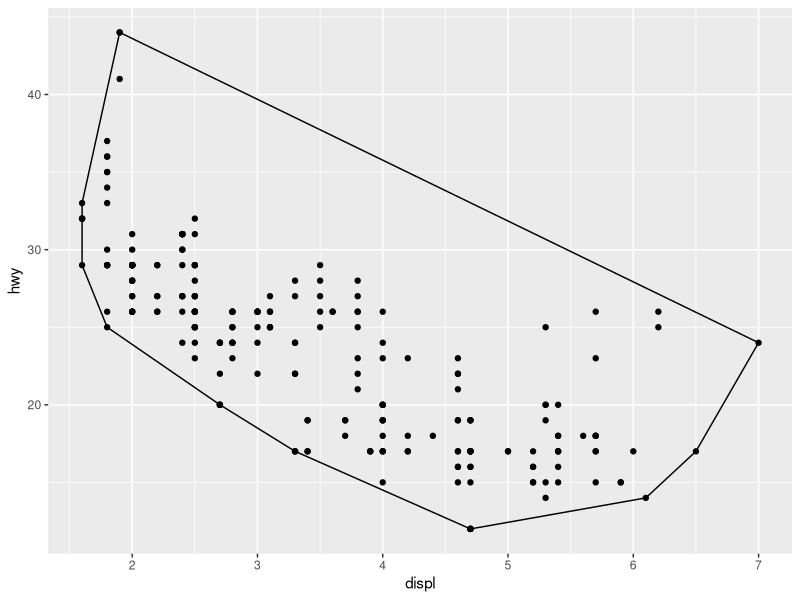
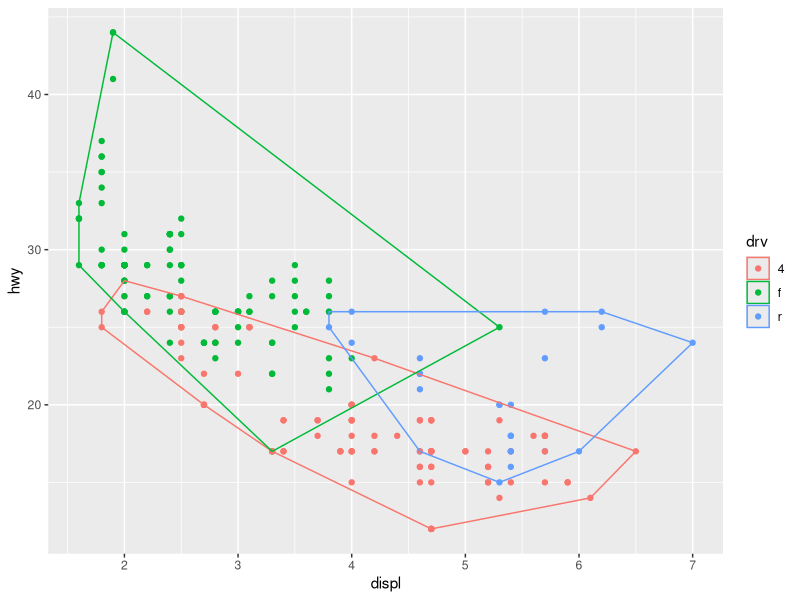
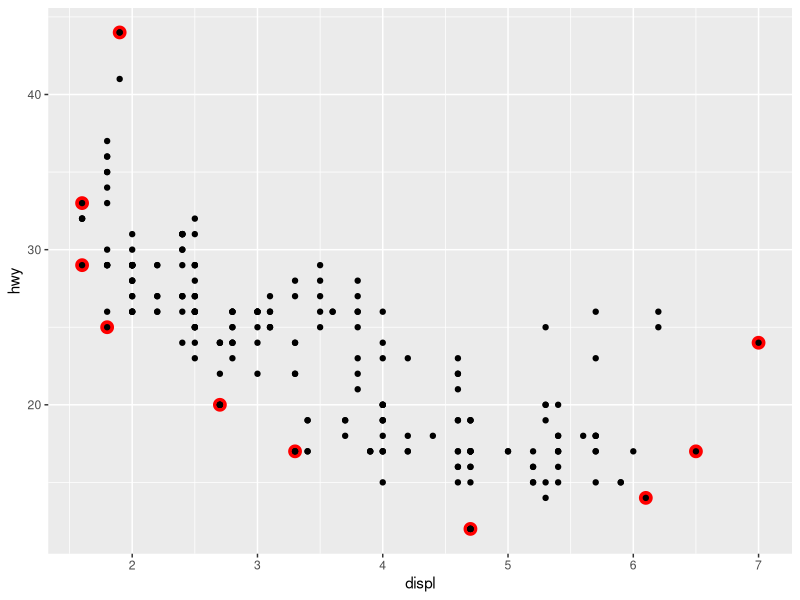
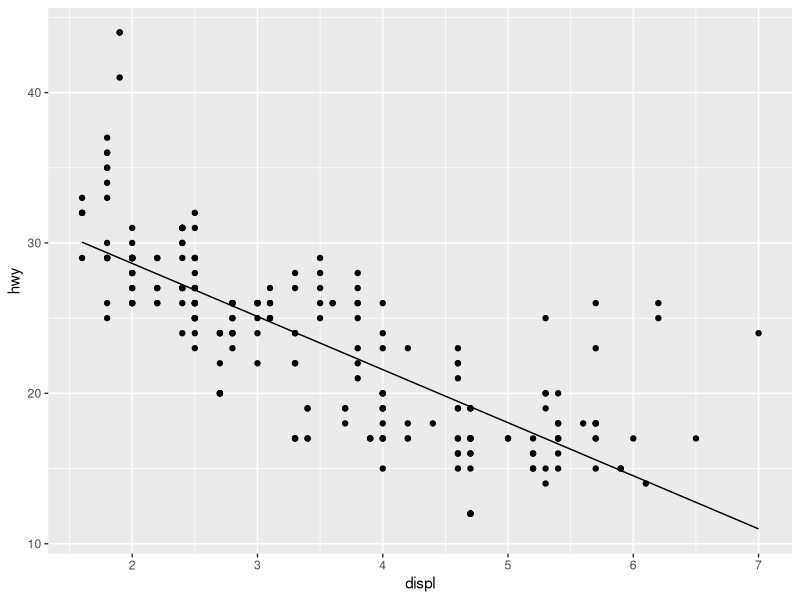
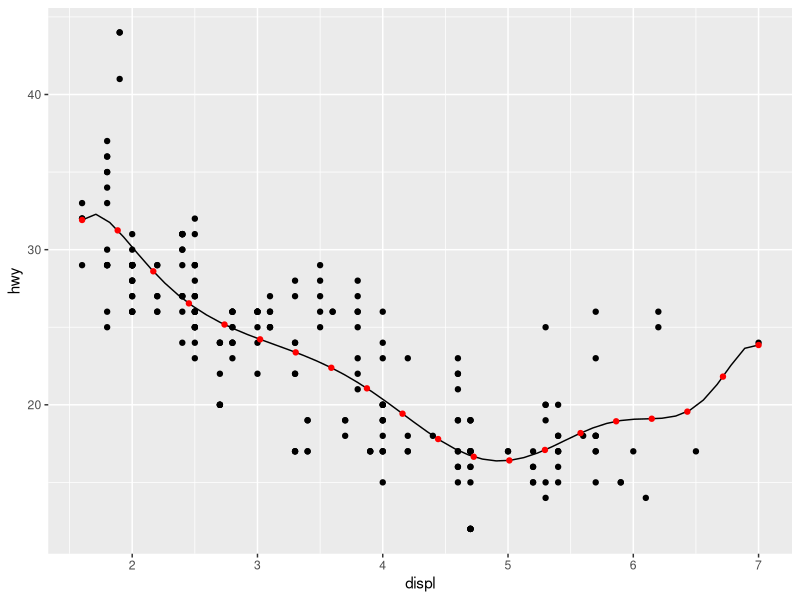
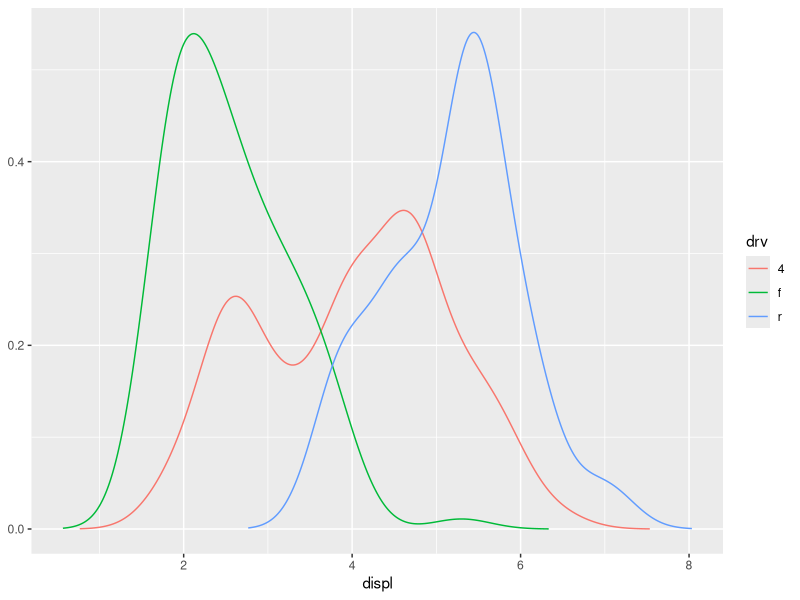
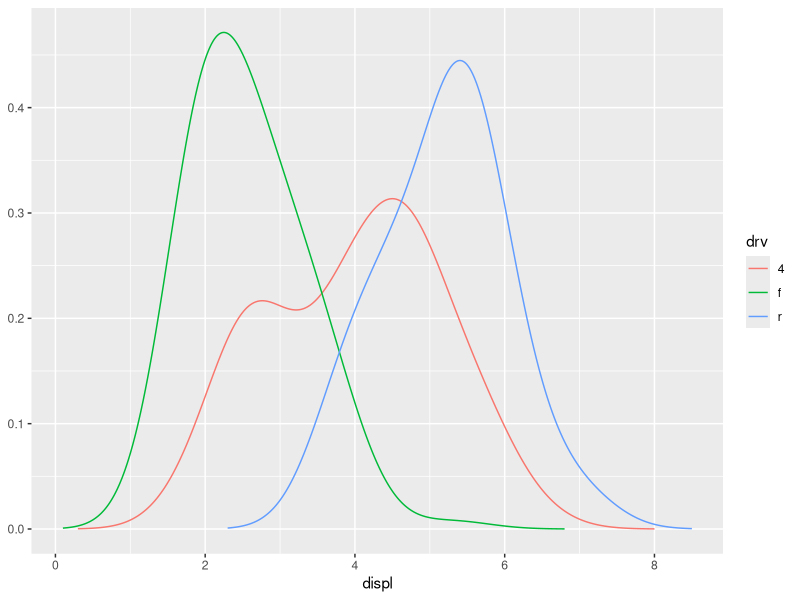

R code for these plots, in order: (Note: this script raises an error after producing the figures.)
## ---- chunk 1
knitr::opts_chunk$set(collapse = TRUE, comment = "#>", fig.width = 7, fig.height = 7, fig.align = "center")
library(ggplot2)
## ---- chunk 2
A <- ggproto("A", NULL,
  x = 1,
  inc = function(self) {
    self$x <- self$x + 1
  }
)
A$x
A$inc()
A$x
A$inc()
A$inc()
A$x
## ---- chunk 3
StatChull <- ggproto("StatChull", Stat,
  compute_group = function(data, scales) {
    data[chull(data$x, data$y), , drop = FALSE]
  },
  
  required_aes = c("x", "y")
)
## ---- chunk 4
stat_chull <- function(mapping = NULL, data = NULL, geom = "polygon",
                       position = "identity", na.rm = FALSE, show.legend = NA, 
                       inherit.aes = TRUE, ...) {
  layer(
    stat = StatChull, data = data, mapping = mapping, geom = geom, 
    position = position, show.legend = show.legend, inherit.aes = inherit.aes,
    params = list(na.rm = na.rm, ...)
  )
}
## ---- chunk 5
ggplot(mpg, aes(displ, hwy)) + 
  geom_point() + 
  stat_chull(fill = NA, colour = "black")
## ---- chunk 6
ggplot(mpg, aes(displ, hwy, colour = drv)) + 
  geom_point() + 
  stat_chull(fill = NA)
## ---- chunk 7
ggplot(mpg, aes(displ, hwy)) + 
  stat_chull(geom = "point", size = 4, colour = "red") +
  geom_point()
## ---- chunk 8
StatLm <- ggproto("StatLm", Stat, 
  required_aes = c("x", "y"),
  
  compute_group = function(data, scales) {
    rng <- range(data$x, na.rm = TRUE)
    grid <- data.frame(x = rng)
    
    mod <- lm(y ~ x, data = data)
    grid$y <- predict(mod, newdata = grid)
    
    grid
  }
)

stat_lm <- function(mapping = NULL, data = NULL, geom = "line",
                    position = "identity", na.rm = FALSE, show.legend = NA, 
                    inherit.aes = TRUE, ...) {
  layer(
    stat = StatLm, data = data, mapping = mapping, geom = geom, 
    position = position, show.legend = show.legend, inherit.aes = inherit.aes,
    params = list(na.rm = na.rm, ...)
  )
}

ggplot(mpg, aes(displ, hwy)) + 
  geom_point() + 
  stat_lm()
## ---- chunk 9
StatLm <- ggproto("StatLm", Stat, 
  required_aes = c("x", "y"),
  
  compute_group = function(data, scales, params, n = 100, formula = y ~ x) {
    rng <- range(data$x, na.rm = TRUE)
    grid <- data.frame(x = seq(rng[1], rng[2], length = n))
    
    mod <- lm(formula, data = data)
    grid$y <- predict(mod, newdata = grid)
    
    grid
  }
)

stat_lm <- function(mapping = NULL, data = NULL, geom = "line",
                    position = "identity", na.rm = FALSE, show.legend = NA, 
                    inherit.aes = TRUE, n = 50, formula = y ~ x, 
                    ...) {
  layer(
    stat = StatLm, data = data, mapping = mapping, geom = geom, 
    position = position, show.legend = show.legend, inherit.aes = inherit.aes,
    params = list(n = n, formula = formula, na.rm = na.rm, ...)
  )
}

ggplot(mpg, aes(displ, hwy)) + 
  geom_point() + 
  stat_lm(formula = y ~ poly(x, 10)) + 
  stat_lm(formula = y ~ poly(x, 10), geom = "point", colour = "red", n = 20)
## ---- chunk 10
#' @export
#' @inheritParams ggplot2::stat_identity
#' @param formula The modelling formula passed to \code{lm}. Should only 
#'   involve \code{y} and \code{x}
#' @param n Number of points used for interpolation.
stat_lm <- function(mapping = NULL, data = NULL, geom = "line",
                    position = "identity", na.rm = FALSE, show.legend = NA, 
                    inherit.aes = TRUE, n = 50, formula = y ~ x, 
                    ...) {
  layer(
    stat = StatLm, data = data, mapping = mapping, geom = geom, 
    position = position, show.legend = show.legend, inherit.aes = inherit.aes,
    params = list(n = n, formula = formula, na.rm = na.rm, ...)
  )
}

## ---- chunk 11
StatDensityCommon <- ggproto("StatDensityCommon", Stat, 
  required_aes = "x",
  
  setup_params = function(data, params) {
    if (!is.null(params$bandwidth))
      return(params)
    
    xs <- split(data$x, data$group)
    bws <- vapply(xs, bw.nrd0, numeric(1))
    bw <- mean(bws)
    message("Picking bandwidth of ", signif(bw, 3))
    
    params$bandwidth <- bw
    params
  },
  
  compute_group = function(data, scales, bandwidth = 1) {
    d <- density(data$x, bw = bandwidth)
    data.frame(x = d$x, y = d$y)
  }  
)

stat_density_common <- function(mapping = NULL, data = NULL, geom = "line",
                                position = "identity", na.rm = FALSE, show.legend = NA, 
                                inherit.aes = TRUE, bandwidth = NULL,
                                ...) {
  layer(
    stat = StatDensityCommon, data = data, mapping = mapping, geom = geom, 
    position = position, show.legend = show.legend, inherit.aes = inherit.aes,
    params = list(bandwidth = bandwidth, na.rm = na.rm, ...)
  )
}

ggplot(mpg, aes(displ, colour = drv)) + 
  stat_density_common()

ggplot(mpg, aes(displ, colour = drv)) + 
  stat_density_common(bandwidth = 0.5)
## ---- chunk 12
StatDensityCommon <- ggproto("StatDensity2", Stat, 
  required_aes = "x",
  default_aes = aes(y = calc(density)),

  compute_group = function(data, scales, bandwidth = 1) {
    d <- density(data$x, bw = bandwidth)
    data.frame(x = d$x, density = d$y)
  }  
)

ggplot(mpg, aes(displ, drv, colour = calc(density))) + 
  stat_density_common(bandwidth = 1, geom = "point")
## ---- chunk 13
ggplot(mpg, aes(displ, fill = drv)) + 
  stat_density_common(bandwidth = 1, geom = "area", position = "stack")
## ---- chunk 14
StatDensityCommon <- ggproto("StatDensityCommon", Stat, 
  required_aes = "x",
  default_aes = aes(y = calc(density)),

  setup_params = function(data, params) {
    min <- min(data$x) - 3 * params$bandwidth
    max <- max(data$x) + 3 * params$bandwidth
    
    list(
      bandwidth = params$bandwidth,
      min = min,
      max = max,
      na.rm = params$na.rm
    )
  },
  
  compute_group = function(data, scales, min, max, bandwidth = 1) {
    d <- density(data$x, bw = bandwidth, from = min, to = max)
    data.frame(x = d$x, density = d$y)
  }  
)

ggplot(mpg, aes(displ, fill = drv)) + 
  stat_density_common(bandwidth = 1, geom = "area", position = "stack")
ggplot(mpg, aes(displ, drv, fill = calc(density))) + 
  stat_density_common(bandwidth = 1, geom = "raster")
## ---- chunk 15
GeomSimplePoint <- ggproto("GeomSimplePoint", Geom,
  required_aes = c("x", "y"),
  default_aes = aes(shape = 19, colour = "black"),
  draw_key = draw_key_point,

  draw_panel = function(data, panel_params, coord) {
    coords <- coord$transform(data, panel_params)
    grid::pointsGrob(
      coords$x, coords$y,
      pch = coords$shape,
      gp = grid::gpar(col = coords$colour)
    )
  }
)

geom_simple_point <- function(mapping = NULL, data = NULL, stat = "identity",
                              position = "identity", na.rm = FALSE, show.legend = NA, 
                              inherit.aes = TRUE, ...) {
  layer(
    geom = GeomSimplePoint, mapping = mapping,  data = data, stat = stat, 
    position = position, show.legend = show.legend, inherit.aes = inherit.aes,
    params = list(na.rm = na.rm, ...)
  )
}

ggplot(mpg, aes(displ, hwy)) + 
  geom_simple_point()
## ---- chunk 16
GeomSimplePolygon <- ggproto("GeomPolygon", Geom,
  required_aes = c("x", "y"),
  
  default_aes = aes(
    colour = NA, fill = "grey20", size = 0.5,
    linetype = 1, alpha = 1
  ),

  draw_key = draw_key_polygon,

  draw_group = function(data, panel_params, coord) {
    n <- nrow(data)
    if (n <= 2) return(grid::nullGrob())

    coords <- coord$transform(data, panel_params)
    # A polygon can only have a single colour, fill, etc, so take from first row
    first_row <- coords[1, , drop = FALSE]

    grid::polygonGrob(
      coords$x, coords$y, 
      default.units = "native",
      gp = grid::gpar(
        col = first_row$colour,
        fill = scales::alpha(first_row$fill, first_row$alpha),
        lwd = first_row$size * .pt,
        lty = first_row$linetype
      )
    )
  }
)
geom_simple_polygon <- function(mapping = NULL, data = NULL, stat = "chull",
                                position = "identity", na.rm = FALSE, show.legend = NA, 
                                inherit.aes = TRUE, ...) {
  layer(
    geom = GeomSimplePolygon, mapping = mapping, data = data, stat = stat, 
    position = position, show.legend = show.legend, inherit.aes = inherit.aes,
    params = list(na.rm = na.rm, ...)
  )
}

ggplot(mpg, aes(displ, hwy)) + 
  geom_point() + 
  geom_simple_polygon(aes(colour = class), fill = NA)
## ---- chunk 17
GeomPolygonHollow <- ggproto("GeomPolygonHollow", GeomPolygon,
  default_aes = aes(colour = "black", fill = NA, size = 0.5, linetype = 1,
    alpha = NA)
  )
geom_chull <- function(mapping = NULL, data = NULL, 
                       position = "identity", na.rm = FALSE, show.legend = NA, 
                       inherit.aes = TRUE, ...) {
  layer(
    stat = StatChull, geom = GeomPolygonHollow, data = data, mapping = mapping,
    position = position, show.legend = show.legend, inherit.aes = inherit.aes,
    params = list(na.rm = na.rm, ...)
  )
}

ggplot(mpg, aes(displ, hwy)) + 
  geom_point() + 
  geom_chull()
## ---- chunk 18
theme_grey()$legend.key

new_theme <- theme_grey() + theme(legend.key = element_rect(colour = "red"))
new_theme$legend.key
## ---- chunk 19
new_theme <- theme_grey() %+replace% theme(legend.key = element_rect(colour = "red"))
new_theme$legend.key
## ---- chunk 20
df <- data.frame(x = 1:3, y = 1:3)
base <- ggplot(df, aes(x, y)) + 
  geom_point() + 
  theme_minimal()

base
base + theme(text = element_text(colour = "red"))
## ---- chunk 21
layout <- function(data, params) {
  data.frame(PANEL = c(1L, 2L), SCALE_X = 1L, SCALE_Y = 1L)
}
## ---- chunk 22
mapping <- function(data, layout, params) {
  if (plyr::empty(data)) {
    return(cbind(data, PANEL = integer(0)))
  }
  rbind(
    cbind(data, PANEL = 1L),
    cbind(data, PANEL = 2L)
  )
}
## ---- chunk 23
render <- function(panels, layout, x_scales, y_scales, ranges, coord, data,
                   theme, params) {
  # Place panels according to settings
  if (params$horizontal) {
    # Put panels in matrix and convert to a gtable
    panels <- matrix(panels, ncol = 2)
    panel_table <- gtable::gtable_matrix("layout", panels, 
      widths = unit(c(1, 1), "null"), heights = unit(1, "null"), clip = "on")
    # Add spacing according to theme
    panel_spacing <- if (is.null(theme$panel.spacing.x)) {
      theme$panel.spacing
    } else {
      theme$panel.spacing.x
    }
    panel_table <- gtable::gtable_add_col_space(panel_table, panel_spacing)
  } else {
    panels <- matrix(panels, ncol = 1)
    panel_table <- gtable::gtable_matrix("layout", panels, 
      widths = unit(1, "null"), heights = unit(c(1, 1), "null"), clip = "on")
    panel_spacing <- if (is.null(theme$panel.spacing.y)) {
      theme$panel.spacing
    } else {
      theme$panel.spacing.y
    }
    panel_table <- gtable::gtable_add_row_space(panel_table, panel_spacing)
  }
  # Name panel grobs so they can be found later
  panel_table$layout$name <- paste0("panel-", c(1, 2))
  
  # Construct the axes
  axes <- render_axes(ranges[1], ranges[1], coord, theme, 
    transpose = TRUE)

  # Add axes around each panel
  panel_pos_h <- panel_cols(panel_table)$l
  panel_pos_v <- panel_rows(panel_table)$t
  axis_width_l <- unit(grid::convertWidth(
    grid::grobWidth(axes$y$left[[1]]), "cm", TRUE), "cm")
  axis_width_r <- unit(grid::convertWidth(
    grid::grobWidth(axes$y$right[[1]]), "cm", TRUE), "cm")
  ## We do it reverse so we don't change the position of panels when we add axes
  for (i in rev(panel_pos_h)) {
    panel_table <- gtable::gtable_add_cols(panel_table, axis_width_r, i)
    panel_table <- gtable::gtable_add_grob(panel_table, 
      rep(axes$y$right, length(panel_pos_v)), t = panel_pos_v, l = i + 1, 
      clip = "off")
    panel_table <- gtable::gtable_add_cols(panel_table, axis_width_l, i - 1)
    panel_table <- gtable::gtable_add_grob(panel_table, 
      rep(axes$y$left, length(panel_pos_v)), t = panel_pos_v, l = i, 
      clip = "off")
  }
  ## Recalculate as gtable has changed
  panel_pos_h <- panel_cols(panel_table)$l
  panel_pos_v <- panel_rows(panel_table)$t
  axis_height_t <- unit(grid::convertHeight(
    grid::grobHeight(axes$x$top[[1]]), "cm", TRUE), "cm")
  axis_height_b <- unit(grid::convertHeight(
    grid::grobHeight(axes$x$bottom[[1]]), "cm", TRUE), "cm")
  for (i in rev(panel_pos_v)) {
    panel_table <- gtable::gtable_add_rows(panel_table, axis_height_b, i)
    panel_table <- gtable::gtable_add_grob(panel_table, 
      rep(axes$x$bottom, length(panel_pos_h)), t = i + 1, l = panel_pos_h, 
      clip = "off")
    panel_table <- gtable::gtable_add_rows(panel_table, axis_height_t, i - 1)
    panel_table <- gtable::gtable_add_grob(panel_table, 
      rep(axes$x$top, length(panel_pos_h)), t = i, l = panel_pos_h, 
      clip = "off")
  }
  panel_table
}
## ---- chunk 24
# Constructor: shrink is required to govern whether scales are trained on 
# Stat-transformed data or not.
facet_duplicate <- function(horizontal = TRUE, shrink = TRUE) {
  ggproto(NULL, FacetDuplicate,
    shrink = shrink,
    params = list(
      horizontal = horizontal
    )
  )
}

FacetDuplicate <- ggproto("FacetDuplicate", Facet,
  compute_layout = layout,
  map_data = mapping,
  draw_panels = render
)
## ---- chunk 25
p <- ggplot(mtcars, aes(x = hp, y = mpg)) + geom_point()
p
p + facet_duplicate()
## ---- chunk 26
library(scales)

facet_trans <- function(trans, horizontal = TRUE, shrink = TRUE) {
  ggproto(NULL, FacetTrans,
    shrink = shrink,
    params = list(
      trans = scales::as.trans(trans),
      horizontal = horizontal
    )
  )
}

FacetTrans <- ggproto("FacetTrans", Facet,
  # Almost as before but we want different y-scales for each panel
  compute_layout = function(data, params) {
    data.frame(PANEL = c(1L, 2L), SCALE_X = 1L, SCALE_Y = c(1L, 2L))
  },
  # Same as before
  map_data = function(data, layout, params) {
    if (plyr::empty(data)) {
      return(cbind(data, PANEL = integer(0)))
    }
    rbind(
      cbind(data, PANEL = 1L),
      cbind(data, PANEL = 2L)
    )
  },
  # This is new. We create a new scale with the defined transformation
  init_scales = function(layout, x_scale = NULL, y_scale = NULL, params) {
    scales <- list()
    if (!is.null(x_scale)) {
      scales$x <- plyr::rlply(max(layout$SCALE_X), x_scale$clone())
    }
    if (!is.null(y_scale)) {
      y_scale_orig <- y_scale$clone()
      y_scale_new <- y_scale$clone()
      y_scale_new$trans <- params$trans
      # Make sure that oob values are kept
      y_scale_new$oob <- function(x, ...) x
      scales$y <- list(y_scale_orig, y_scale_new)
    }
    scales
  },
  # We must make sure that the second scale is trained on transformed data
  train_scales = function(x_scales, y_scales, layout, data, params) {
    # Transform data for second panel prior to scale training
    if (!is.null(y_scales)) {
      data <- lapply(data, function(layer_data) {
        match_id <- match(layer_data$PANEL, layout$PANEL)
        y_vars <- intersect(y_scales[[1]]$aesthetics, names(layer_data))
        trans_scale <- layer_data$PANEL == 2L
        for (i in y_vars) {
          layer_data[trans_scale, i] <- y_scales[[2]]$transform(layer_data[trans_scale, i])
        }
        layer_data
      })
    }
    Facet$train_scales(x_scales, y_scales, layout, data, params)
  },
  # this is where we actually modify the data. It cannot be done in $map_data as that function
  # doesn't have access to the scales
  finish_data = function(data, layout, x_scales, y_scales, params) {
    match_id <- match(data$PANEL, layout$PANEL)
    y_vars <- intersect(y_scales[[1]]$aesthetics, names(data))
    trans_scale <- data$PANEL == 2L
    for (i in y_vars) {
      data[trans_scale, i] <- y_scales[[2]]$transform(data[trans_scale, i])
    }
    data
  },
  # A few changes from before to accommodate that axes are now not duplicate of each other
  # We also add a panel strip to annotate the different panels
  draw_panels = function(panels, layout, x_scales, y_scales, ranges, coord,
                         data, theme, params) {
    # Place panels according to settings
    if (params$horizontal) {
      # Put panels in matrix and convert to a gtable
      panels <- matrix(panels, ncol = 2)
      panel_table <- gtable::gtable_matrix("layout", panels, 
        widths = unit(c(1, 1), "null"), heights = unit(1, "null"), clip = "on")
      # Add spacing according to theme
      panel_spacing <- if (is.null(theme$panel.spacing.x)) {
        theme$panel.spacing
      } else {
        theme$panel.spacing.x
      }
      panel_table <- gtable::gtable_add_col_space(panel_table, panel_spacing)
    } else {
      panels <- matrix(panels, ncol = 1)
      panel_table <- gtable::gtable_matrix("layout", panels, 
        widths = unit(1, "null"), heights = unit(c(1, 1), "null"), clip = "on")
      panel_spacing <- if (is.null(theme$panel.spacing.y)) {
        theme$panel.spacing
      } else {
        theme$panel.spacing.y
      }
      panel_table <- gtable::gtable_add_row_space(panel_table, panel_spacing)
    }
    # Name panel grobs so they can be found later
    panel_table$layout$name <- paste0("panel-", c(1, 2))
    
    # Construct the axes
    axes <- render_axes(ranges[1], ranges, coord, theme, 
      transpose = TRUE)
  
    # Add axes around each panel
    grobWidths <- function(x) {
      unit(vapply(x, function(x) {
        grid::convertWidth(
          grid::grobWidth(x), "cm", TRUE)
      }, numeric(1)), "cm")
    }
    panel_pos_h <- panel_cols(panel_table)$l
    panel_pos_v <- panel_rows(panel_table)$t
    axis_width_l <- grobWidths(axes$y$left)
    axis_width_r <- grobWidths(axes$y$right)
    ## We do it reverse so we don't change the position of panels when we add axes
    for (i in rev(seq_along(panel_pos_h))) {
      panel_table <- gtable::gtable_add_cols(panel_table, axis_width_r[i], panel_pos_h[i])
      panel_table <- gtable::gtable_add_grob(panel_table, 
        rep(axes$y$right[i], length(panel_pos_v)), t = panel_pos_v, l = panel_pos_h[i] + 1, 
        clip = "off")
      panel_table <- gtable::gtable_add_cols(panel_table, axis_width_l[i], panel_pos_h[i] - 1)
      panel_table <- gtable::gtable_add_grob(panel_table, 
        rep(axes$y$left[i], length(panel_pos_v)), t = panel_pos_v, l = panel_pos_h[i], 
        clip = "off")
    }
    ## Recalculate as gtable has changed
    panel_pos_h <- panel_cols(panel_table)$l
    panel_pos_v <- panel_rows(panel_table)$t
    axis_height_t <- unit(grid::convertHeight(
      grid::grobHeight(axes$x$top[[1]]), "cm", TRUE), "cm")
    axis_height_b <- unit(grid::convertHeight(
      grid::grobHeight(axes$x$bottom[[1]]), "cm", TRUE), "cm")
    for (i in rev(panel_pos_v)) {
      panel_table <- gtable::gtable_add_rows(panel_table, axis_height_b, i)
      panel_table <- gtable::gtable_add_grob(panel_table, 
        rep(axes$x$bottom, length(panel_pos_h)), t = i + 1, l = panel_pos_h, 
        clip = "off")
      panel_table <- gtable::gtable_add_rows(panel_table, axis_height_t, i - 1)
      panel_table <- gtable::gtable_add_grob(panel_table, 
        rep(axes$x$top, length(panel_pos_h)), t = i, l = panel_pos_h, 
        clip = "off")
    }
    
    # Add strips
    strips <- render_strips(
      x = data.frame(name = c("Original", paste0("Transformed (", params$trans$name, ")"))),
      labeller = label_value, theme = theme)
    
    panel_pos_h <- panel_cols(panel_table)$l
    panel_pos_v <- panel_rows(panel_table)$t
    strip_height <- unit(grid::convertHeight(
      grid::grobHeight(strips$x$top[[1]]), "cm", TRUE), "cm")
    for (i in rev(seq_along(panel_pos_v))) {
      panel_table <- gtable::gtable_add_rows(panel_table, strip_height, panel_pos_v[i] - 1)
      if (params$horizontal) {
        panel_table <- gtable::gtable_add_grob(panel_table, strips$x$top, 
          t = panel_pos_v[i], l = panel_pos_h, clip = "off")
      } else {
        panel_table <- gtable::gtable_add_grob(panel_table, strips$x$top[i], 
          t = panel_pos_v[i], l = panel_pos_h, clip = "off")
      }
    }
    
    
    panel_table
  }
)
## ---- chunk 27
ggplot(mtcars, aes(x = hp, y = mpg)) + geom_point() + facet_trans('sqrt')
## ---- chunk 28
facet_bootstrap <- function(n = 9, prop = 0.2, nrow = NULL, ncol = NULL, 
  scales = "fixed", shrink = TRUE, strip.position = "top") {
  
  facet <- facet_wrap(~.bootstrap, nrow = nrow, ncol = ncol, scales = scales, 
    shrink = shrink, strip.position = strip.position)
  facet$params$n <- n
  facet$params$prop <- prop
  ggproto(NULL, FacetBootstrap,
    shrink = shrink,
    params = facet$params
  )
}

FacetBootstrap <- ggproto("FacetBootstrap", FacetWrap,
  compute_layout = function(data, params) {
    id <- seq_len(params$n)

    dims <- wrap_dims(params$n, params$nrow, params$ncol)
    layout <- data.frame(PANEL = factor(id))

    if (params$as.table) {
      layout$ROW <- as.integer((id - 1L) %/% dims[2] + 1L)
    } else {
      layout$ROW <- as.integer(dims[1] - (id - 1L) %/% dims[2])
    }
    layout$COL <- as.integer((id - 1L) %% dims[2] + 1L)

    layout <- layout[order(layout$PANEL), , drop = FALSE]
    rownames(layout) <- NULL

    # Add scale identification
    layout$SCALE_X <- if (params$free$x) id else 1L
    layout$SCALE_Y <- if (params$free$y) id else 1L

    cbind(layout, .bootstrap = id)
  },
  map_data = function(data, layout, params) {
    if (is.null(data) || nrow(data) == 0) {
      return(cbind(data, PANEL = integer(0)))
    }
    n_samples <- round(nrow(data) * params$prop)
    new_data <- lapply(seq_len(params$n), function(i) {
      cbind(data[sample(nrow(data), n_samples), , drop = FALSE], PANEL = i)
    })
    do.call(rbind, new_data)
  }
)

ggplot(diamonds, aes(carat, price)) + 
  geom_point(alpha = 0.1) + 
  facet_bootstrap(n = 9, prop = 0.05)
